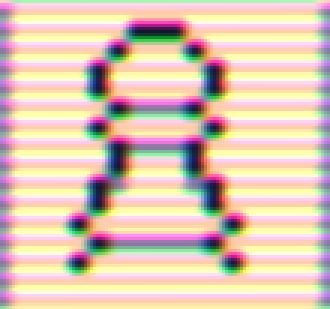
#> input picture imgs/0/1.png, 110 x 103 px (shown 3 times larger); its folder holds 4 pictures in this run
$ python train.py
#> lines starting #> are read from the running program, lines starting #| are printed output that depends on the picture
import sklearn
import cv2
from PIL import Image
import os
import numpy as np
import matplotlib.pyplot as plt
imgs_path='imgs/0'

for img_name in os.listdir(imgs_path):
    img=Image.open(os.path.join(imgs_path,img_name))
#> img is the input picture: PIL image 110x103 RGBA; mean R, G, B, A 225.3, 199.7, 181.3, 255
    img=np.array(img)
    #img=cv2.cvtColor(img,cv2.COLOR_BGR2GRAY)
    img=cv2.threshold(img,100,255,cv2.THRESH_BINARY)[1]
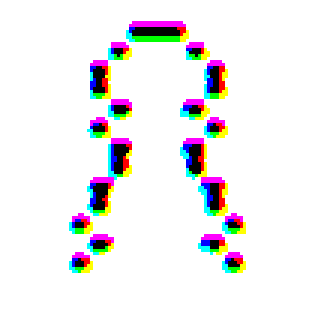
#> img: shape (103, 110, 4) (shown 3 times larger); mean R, G, B, A 238.9, 236.8, 238.1, 255
#> pass 2 of the loop `for img_name in os.listdir(imgs_path):`:
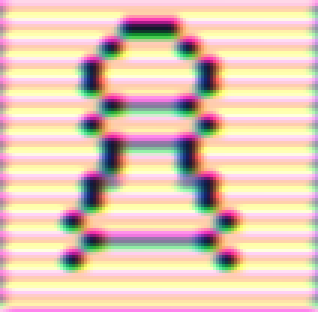
#> input picture imgs/0/10.png, 106 x 104 px (shown 3 times larger)
#> img is the input picture: PIL image 106x104 RGBA; mean R, G, B, A 228.8, 200.6, 181.9, 255
#> `img=cv2.threshold(img,100,255,cv2.THRESH_BINARY)[1]`:
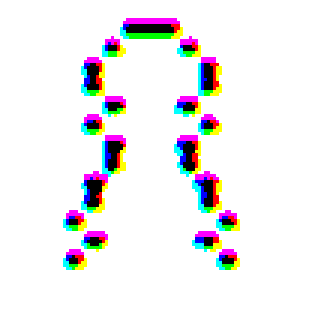
#> img: shape (104, 106, 4) (shown 3 times larger); mean R, G, B, A 238.3, 236.4, 237.8, 255
#> pass 3 of the loop `for img_name in os.listdir(imgs_path):`:
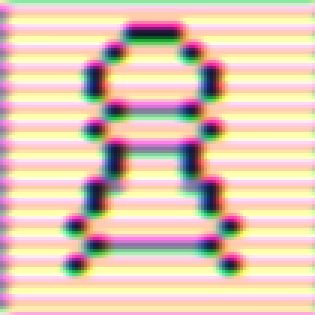
#> input picture imgs/0/11.png, 105 x 105 px (shown 3 times larger)
#> img is the input picture: PIL image 105x105 RGBA; mean R, G, B, A 227.7, 201.3, 181.2, 255
#> `img=cv2.threshold(img,100,255,cv2.THRESH_BINARY)[1]`:
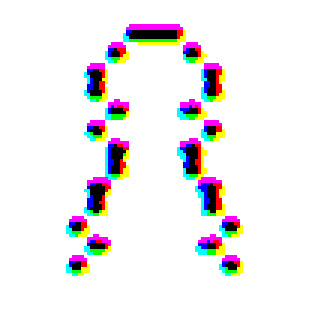
#> img: shape (105, 105, 4) (shown 3 times larger); mean R, G, B, A 238.8, 236.2, 237.4, 255
#> the loop made 4 passes; the first 3 are shown


    #plt.imshow(img)
    #plt.show()
